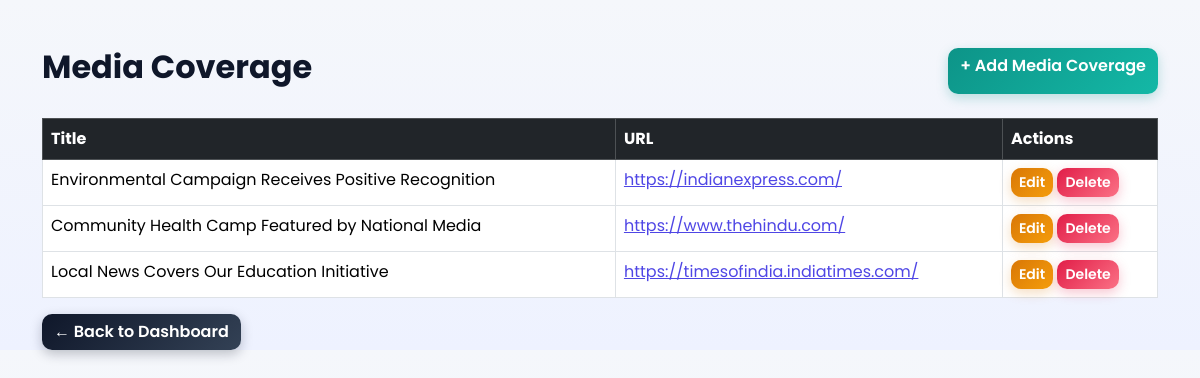
Page /media_coverages (signed in) on the committed database.
### tables this page shows
CREATE TABLE media_coverage(
    id INTEGER PRIMARY KEY AUTOINCREMENT,
    title TEXT NOT NULL,
    url TEXT NOT NULL,
    created_at TIMESTAMP DEFAULT CURRENT_TIMESTAMP
    );

### app.py (the view)
@app.route("/media_coverages")
def media_coverages():
    if "name" not in session:
        return redirect("/login")
    conn = sqlite3.connect("student.db")
    conn.row_factory = sqlite3.Row
    cursor = conn.cursor()
    cursor.execute("""
        SELECT * FROM media_coverage
        ORDER BY id DESC
    """)
    coverage = cursor.fetchall()
    conn.close()
    return render_template(
        "media_coverage.html",
        coverage=coverage
    )

### templates/media_coverage.html (shortened to what this page needs)
<!DOCTYPE html>
<html>
<head>
    <link href="https://cdn.jsdelivr.net/npm/bootstrap@5.3.3/dist/css/bootstrap.min.css" rel="stylesheet">
<link rel="stylesheet" href="{{ url_for('static', filename='admin-theme.css') }}">
</head>
<body>
<div class="container mt-5">
<div class="d-flex justify-content-between mb-4">
<h2>Media Coverage</h2>
<a href="/add_media_coverage" class="btn btn-success">
+ Add Media Coverage
</a>
</div>
<table class="table table-bordered table-hover">
<thead class="table-dark">
<tr>
<th>Title</th>
<th>URL</th>
<th>Actions</th>
</tr>
</thead>
<tbody>
{% for item in coverage %}
<tr>
<td>{{ item["title"] }}</td>
<td>
<a href="{{ item['url'] }}" target="_blank">
{{ item["url"] }}
</a>
</td>
<td>
<a href="/edit_media_coverage/{{ item['id'] }}"
class="btn btn-warning btn-sm">
Edit
</a>
<a href="/delete_media_coverage/{{ item['id'] }}"
class="btn btn-danger btn-sm"
onclick="return confirm('Delete this media coverage?')">
Delete
</a>
</td>
</tr>
{% endfor %}
</tbody>
</table>
<a href="/dashboard" class="btn btn-secondary">
← Back to Dashboard
</a>
</div>
</body>
</html>

### static/admin-theme.css (style rules this page uses)
:root { --primary:#4f46e5; --primary-light:#6366f1; --secondary:#06b6d4; --teal:#0d9488; --teal-light:#14b8a6; --amber:#d97706; --amber-light:#f59e0b; --rose:#e11d48; --rose-light:#fb7185; --dark:#0f172a; --gray:#64748b; }
body { font-family:'Poppins', Arial, sans-serif !important; background:linear-gradient(180deg, #f5f7fb, #eef2ff) !important; }
h1, h2, h3, .page-title { font-weight:700; color:var(--dark); }
a { color:var(--primary); }
.btn { border-radius:10px !important; font-weight:600 !important; border:none !important; transition:transform 0.2s ease, box-shadow 0.2s ease, filter 0.2s ease !important; }
.btn-success { background:linear-gradient(135deg, var(--teal), var(--teal-light)) !important; box-shadow:0 4px 12px rgba(13,148,136,0.25); }
.btn-warning { background:linear-gradient(135deg, var(--amber), var(--amber-light)) !important; color:white !important; box-shadow:0 4px 12px rgba(217,119,6,0.25); }
.btn-danger { background:linear-gradient(135deg, var(--rose), var(--rose-light)) !important; box-shadow:0 4px 12px rgba(225,29,72,0.25); }
.btn-secondary, .btn-dark, .btn-outline-dark { background:linear-gradient(135deg, var(--dark), #334155) !important; color:white !important; box-shadow:0 4px 12px rgba(15,23,42,0.25); }

### rows in the picture
media_coverage: title "Environmental Campaign Receives Positive Recognition", url "https://indianexpress.com/"
media_coverage: title "Community Health Camp Featured by National Media", url "https://www.thehindu.com/"
media_coverage: title "Local News Covers Our Education Initiative", url "https://timesofindia.indiatimes.com/"
